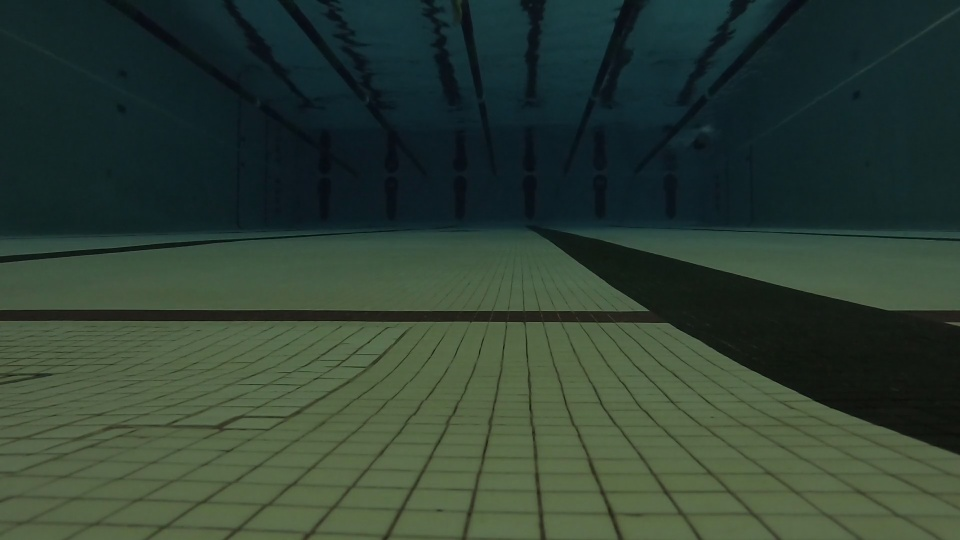
#> input picture accuracy/swim4.3-5-of-9_Test/1.jpg, 960 x 540 px
$ python -i ez_cv.py   (imports and definitions only)   (older library calls are emulated)
#> lines starting #> are read from the running program, lines starting #| are printed output that depends on the picture; after the words box and inside, x2 and y2 are one past the last pixel; in counts of white or black regions, pixels touching at a corner belong together
# Underwater Swimmer Detection, Term Project
# Edge Detection Code for OptoSwim
#   Author: Alden Kane

import cv2 as cv2
import numpy as np
import json


# [39 lines left out: functions do_canny, segment_for_bottom, bottom_rect, not called in this run]


def generate_bottom_mask(frame):
    """
    :param frame: Takes in color image of pool
    :return frame: Returns a mask of the bottom of the pool
    Builds off of do_canny and segment_for_bottom
    """
    gray = cv2.cvtColor(frame, cv2.COLOR_RGB2GRAY)  # Grayscale to save computational expense
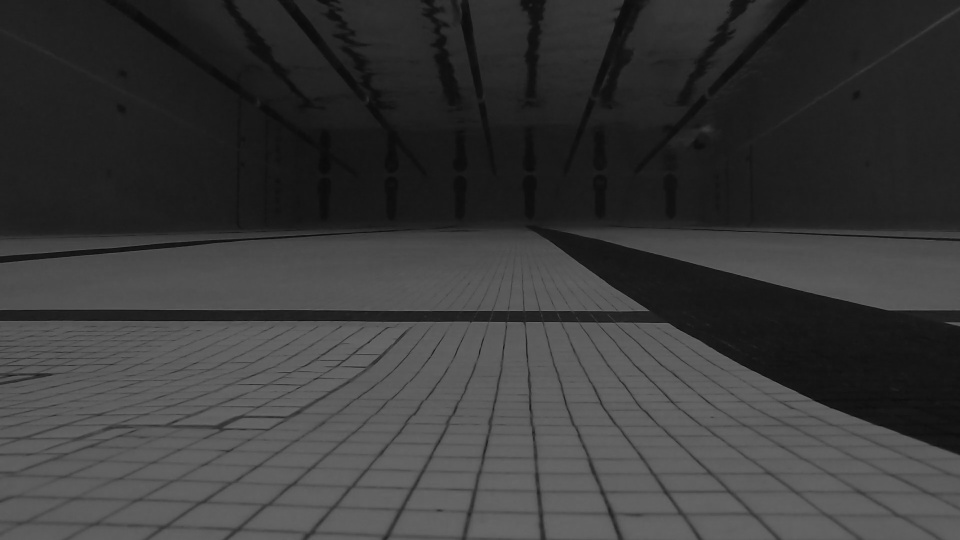
#> gray: shape (540, 960); min 8, max 109, mean 57.4
    blur = cv2.GaussianBlur(gray, (5, 5), 0)        # 5x5 Gaussian Blur
    frame = cv2.Canny(blur, 50, 150)                # Canny Edge Detector
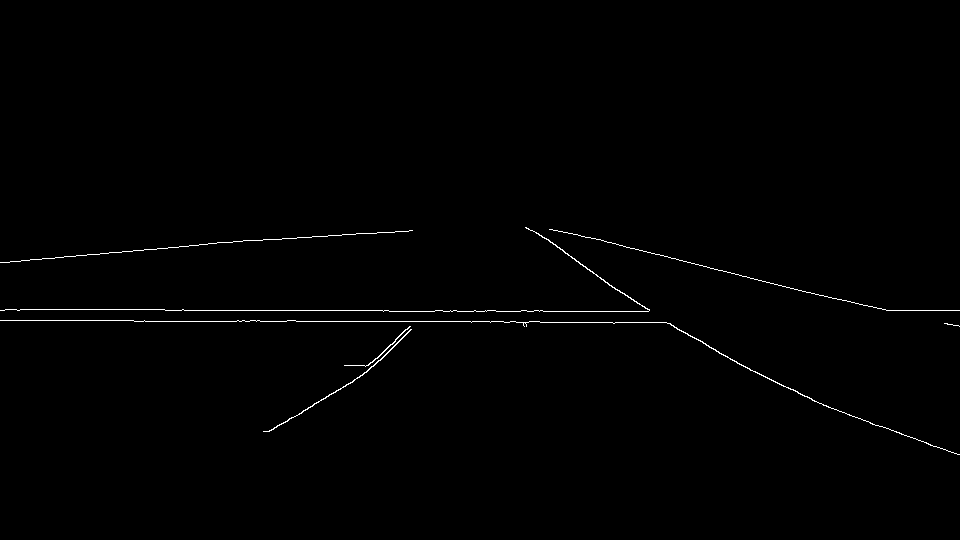
#> frame: shape (540, 960); 0.6% white in thin lines or dots, all inside (x1, y1, x2, y2) = (0, 227, 960, 455)
    height, width = frame.shape
#> height = 540; width = 960
    bottom_rectangle = np.array([
        [(0, height), (width, height), (width, height/2), (0, height/2)]
                                ])                  # Find all straight lines bottom 1/2 of Image
    mask = np.zeros_like(frame)
    # Fill polygon with 1s (white)
    mask = cv2.fillPoly(mask, np.int32([bottom_rectangle]), 255)
    frame = cv2.bitwise_and(frame, mask)
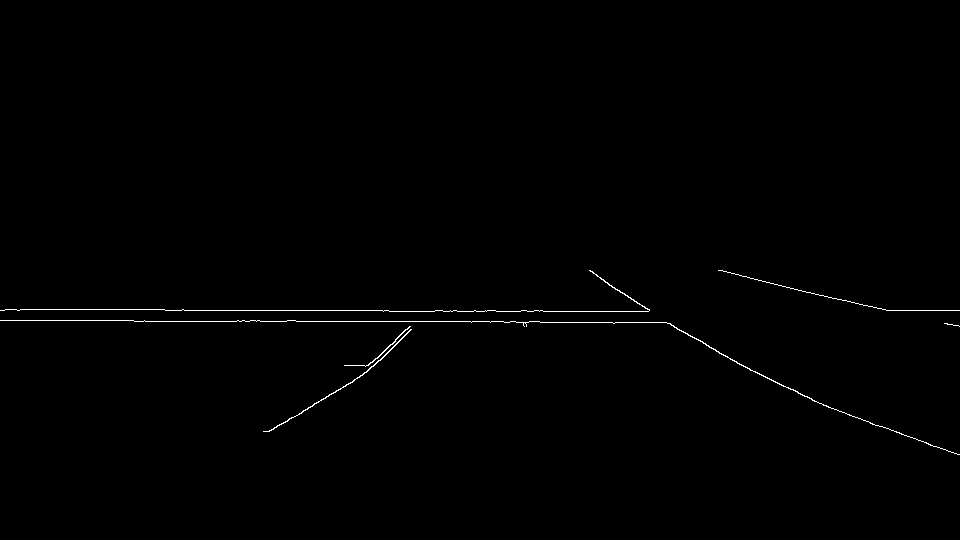
#> frame: shape (540, 960); 0.47% white in thin lines or dots, all inside (x1, y1, x2, y2) = (0, 270, 960, 455)
    contours, _ = cv2.findContours(frame, cv2.RETR_TREE, cv2.CHAIN_APPROX_SIMPLE)
#> contours = 6 contours, 2 with area under 20; largest, box (x1, y1, x2, y2) and area: (263, 329, 412, 432) 96, (0, 320, 960, 455) 89, (344, 326, 411, 367) 38, (0, 270, 650, 312) 36
    hull = []
    for i in range(len(contours)):
        hull.append(cv2.convexHull(contours[i], False))
#> this loop made 6 passes
#> after the loop, hull = 6 contours, 1 with area under 20; largest, box (x1, y1, x2, y2) and area: (0, 320, 960, 455) 44268, (0, 270, 650, 312) 13690, (718, 270, 960, 311) 1637, (263, 329, 412, 432) 1260, (344, 326, 411, 367) 538
    for i in range(len(hull)):
        cv2.fillPoly(frame, pts=[hull[i]], color=255)
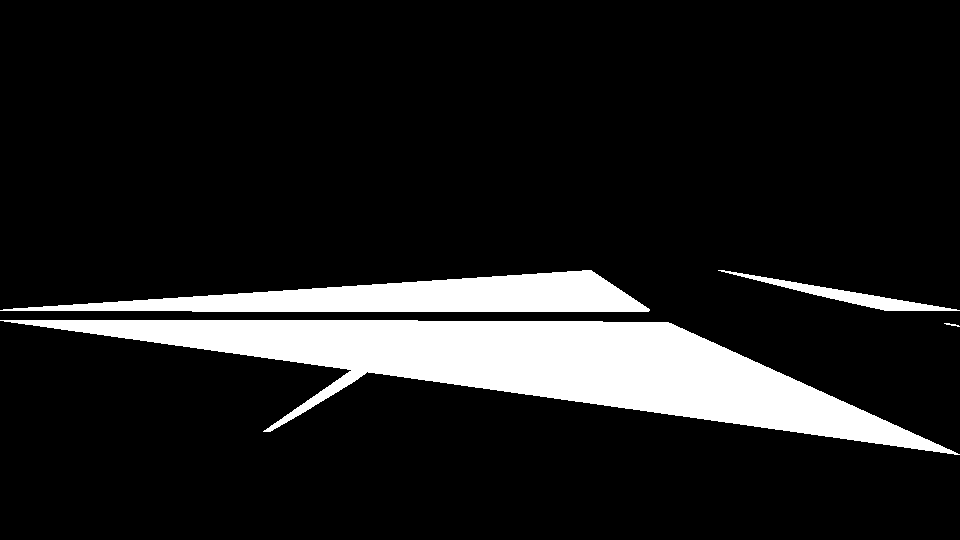
#> frame: shape (540, 960); 12% white; 4 white regions, box (x1, y1, x2, y2) and area: (0, 320, 960, 455) 46171, (0, 270, 650, 312) 14341, (718, 270, 960, 311) 1868, (944, 323, 960, 327) 27

    return frame


# [42 lines left out: functions find_bottom_line, write_pool_info_json, check_water_quality, not called in this run]


# def motion_detection(frame, firstFrame):
#     #Takes in color frame, converts to grayscale, applies motion detection
#     # Convert to grayscale, apply Gaussian Blur for processing. Saves computing power because motion is independent of color
#     # Gaussian smoothing will assist in filtering out high frequency noise from water moving, camera fluctuations, etc.
#     # TUNING: Can alter gaussian blur region for better detection --> Initially 21x21
#     gray_Img = cv2.cvtColor(frame, cv2.COLOR_BGR2GRAY)
#     gray_Img = cv2.GaussianBlur(gray_Img, (15, 15), 0)
#     firstFrame = firstFrame
#
#     # Initialize first frame. This will only set the first frame once. Now, can compute difference between current frame and this.
#     if firstFrame is None:
#         firstFrame = gray_Img
#         continue
#
#     # Now comes absolute difference detection. This is "motion detection"
#     delta = cv2.absdiff(firstFrame, gray_Img)
#     thresh = cv2.threshold(delta, 10, 255, cv2.THRESH_BINARY)[1]

>>> import cv2
>>> picture = cv2.cvtColor(cv2.imread('../accuracy/swim4.3-5-of-9_Test/1.jpg'), cv2.COLOR_BGR2RGB)
>>> result = generate_bottom_mask(picture)
